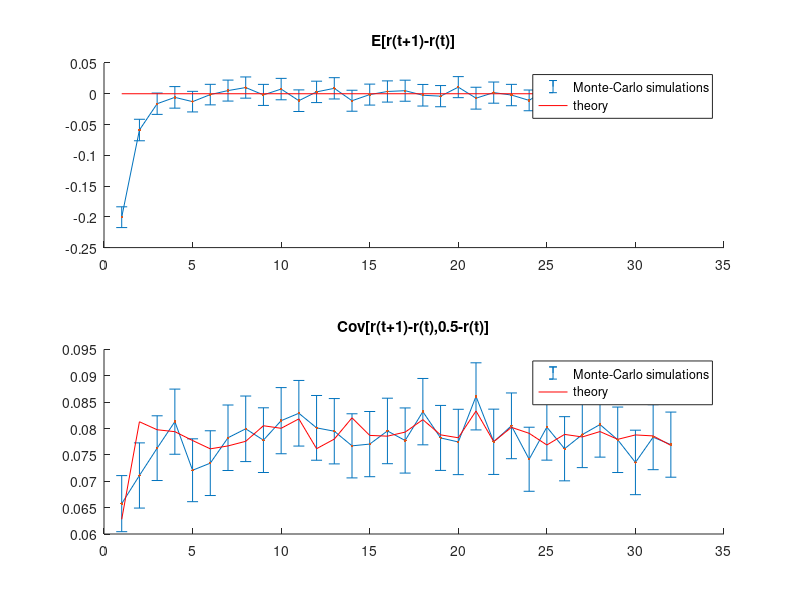

The MATLAB source for this figure:
% This demo looks at martingale properties of RW updates on the unique
% parameter of a binomial likelihood. 
% At each trial t, data y(t) is sampled from a bernouilli distribution with
% probability r=1/2. A RW observer updates its belief about r. A canonical
% simulation runs for T trials. There are N repetitions of such canonical
% Monte-Carlo simulations.
% At each trial t, this RW observer can predict the next outcome
% y(t+1) according to:
%       p(y(t+1)|y(1,...,t)) = r_RW(t)
% The RW observer's learning rule is as follows:
%       r_RW(t+1) = r_RW(t) + alpha*(y(t+1)-r_RW(t))
% where alpha is the learning rate
% We then look at the following Monte-Carlo expectations:
%  - E[R(t+1),R(t)]
%  - E[(R(t+1)-R(t))*(0.5-R(t))]

clear all
close all


N = 2^11; % number of Monte-Carlo repetitions
T = 32;   % number of trials or time samples
alpha = 0.75;

y = zeros(N,T);
r = zeros(N,T+1);
dr = zeros(N,T+1);
r(:,1) = rand(1,N);
for i=1:N
    for t=1:T
        y(i,t) = randn>0.75;
        r(i,t+1) = r(i,t) + alpha*(y(i,t)-r(i,t));
        dr(i,t) = r(i,t+1) - r(i,t);
    end
end


mc = zeros(1,T);
sc = zeros(1,T);
ec = zeros(1,T);
m = zeros(1,T);
s = zeros(1,T);
for t=1:T
    mc(t) = mean(dr(:,t).*(0.5-r(:,t)));
    sc(t) = std(dr(:,t).*(0.5-r(:,t)))./sqrt(N);
    m(t) = mean(dr(:,t));
    s(t) = std(dr(:,t))./sqrt(N);
    B = [1;alpha]*var(0.5-r(:,t))*[1;alpha]';
    ec(t) = B(2,1);
end

hf = figure('color',[1 1 1]);
ha = subplot(2,1,1,'parent',hf,'nextplot','add');
errorbar(ha,m,1.96*s)
plot(ha,[1 T],[0 0],'r')
plot(ha,m,'.')
title(ha,'E[r(t+1)-r(t)]')
legend({'Monte-Carlo simulations','theory'})
ha = subplot(2,1,2,'parent',hf,'nextplot','add');
errorbar(ha,mc,1.96*sc)
plot(ha,ec,'r')
plot(ha,mc,'.')
legend({'Monte-Carlo simulations','theory'})
title(ha,'Cov[r(t+1)-r(t),0.5-r(t)]')





    
    
    
    